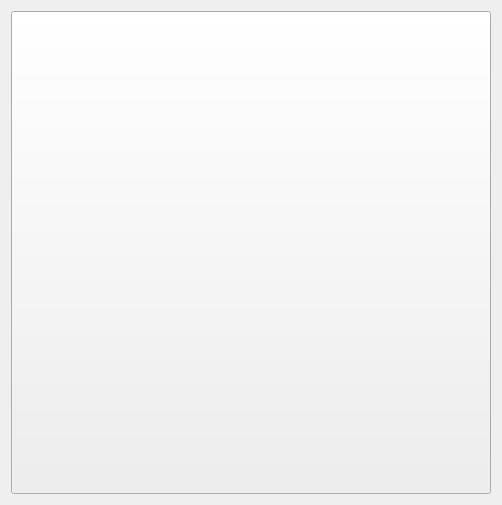
<?xml version="1.0" encoding="UTF-8"?>
<ui version="4.0">
 <class>widget</class>
 <widget class="QWidget" name="widget">
  <property name="geometry">
   <rect>
    <x>0</x>
    <y>0</y>
    <width>502</width>
    <height>505</height>
   </rect>
  </property>
  <property name="windowTitle">
   <string>Form</string>
  </property>
  <layout class="QGridLayout" name="gridLayout_2">
   <item row="0" column="1">
    <layout class="QGridLayout" name="gridLayout"/>
   </item>
   <item row="0" column="0">
    <widget class="QPushButton" name="pb_attente">
     <property name="enabled">
      <bool>true</bool>
     </property>
     <property name="sizePolicy">
      <sizepolicy hsizetype="Minimum" vsizetype="Expanding">
       <horstretch>0</horstretch>
       <verstretch>0</verstretch>
      </sizepolicy>
     </property>
     <property name="maximumSize">
      <size>
       <width>11110</width>
       <height>1666</height>
      </size>
     </property>
     <property name="styleSheet">
      <string notr="true">background-color: qlineargradient(spread:repeat, x1:0, y1:0, x2:1, y2:0, stop:0 rgba(255, 0, 0, 255), stop:0.17 rgba(255, 0, 0, 255), stop:0.18 rgba(255, 255, 255, 255), stop:0.210212 rgba(255, 255, 255, 255), stop:0.220212 rgba(0, 16, 255, 255), stop:0.279897 rgba(0, 16, 255, 255), stop:0.289897 rgba(255, 255, 255, 255), stop:0.32 rgba(255, 255, 255, 255), stop:0.33 rgba(255, 0, 0, 255), stop:1 rgba(255, 0, 0, 255));</string>
     </property>
     <property name="text">
      <string/>
     </property>
    </widget>
   </item>
  </layout>
 </widget>
 <resources>
  <include location="images.qrc"/>
 </resources>
 <connections/>
</ui>
